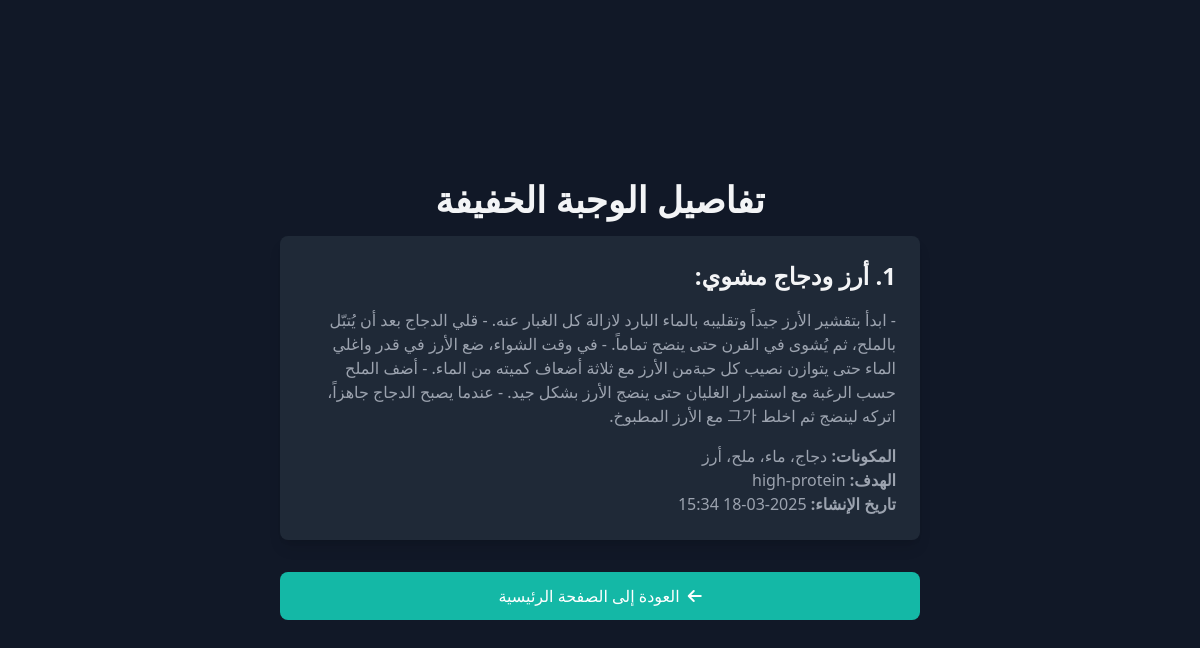
/snack/315, run on the app's committed database.
### app.py (models this page shows, shortened)
class Snack(db.Model):
    id = db.Column(db.Integer, primary_key=True)
    ingredients = db.Column(db.String(500), nullable=False)
    goal = db.Column(db.String(200), nullable=True)
    name = db.Column(db.String(200), nullable=False)
    description = db.Column(db.String(500), nullable=False)
    created_at = db.Column(db.DateTime, default=datetime.utcnow)

### app.py (the view)
@app.route("/snack/<int:snack_id>")
def snack_details(snack_id):
    snack = Snack.query.get_or_404(snack_id)
    return render_template("snack_details.html", snack=snack)

### templates/snack_details.html (shortened to what this page needs)
<!DOCTYPE html>
<html lang="ar" dir="rtl">
<head>
  <script src="https://cdn.tailwindcss.com"></script>
  <link rel="stylesheet" href="https://cdnjs.cloudflare.com/ajax/libs/font-awesome/6.0.0/css/all.min.css">
</head>
<body class="bg-gray-900 text-gray-100 flex items-center justify-center min-h-screen">
  <div class="max-w-2xl w-full px-4">
    <h1 class="text-4xl font-bold text-center mb-4">تفاصيل الوجبة الخفيفة</h1>
    <div class="bg-gray-800 p-6 rounded-lg shadow-lg">
      <h2 class="text-2xl font-semibold mb-4">{{ snack.name }}</h2>
      <p class="text-gray-400 mb-4">{{ snack.description }}</p>
      <ul class="text-gray-400">
        <li><strong>المكونات:</strong> {{ snack.ingredients }}</li>
        <li><strong>الهدف:</strong> {{ snack.goal or "غير محدد" }}</li>
        <li><strong>تاريخ الإنشاء:</strong> {{ snack.created_at.strftime('%Y-%m-%d %H:%M') }}</li>
      </ul>
    </div>
    <div class="mt-8 text-center">
      <a
        href="{{ url_for('index') }}"
        class="px-6 py-3 bg-teal-500 text-white rounded-lg hover:bg-teal-600 focus:outline-none focus:ring-2 focus:ring-teal-500 focus:ring-offset-2 transition-all flex items-center justify-center"
      >
        <i class="fas fa-arrow-left ml-2"></i>
        العودة إلى الصفحة الرئيسية
      </a>
    </div>
  </div>
</body>
</html>

### data on the page
Snack: name "1. أرز ودجاج مشوي:", description "- ابدأ بتقشير الأرز جيداً وتقليبه بالماء البارد لازالة كل الغبار عنه. - قلي الدجاج بعد أن يُتبّل بالملح، ثم يُشوى في الفرن حتى ينضج تماماً. - في وقت الشواء، ضع الأرز في قدر واغلي الماء حتى يتوازن نصيب كل حبةمن الأرز مع ثلاثة أضعاف كميته من الماء. - أضف الملح حسب الرغبة مع استمرار الغليان حتى ينضج الأرز بشكل جيد. - عندما يصبح الدجاج جاهزاً، اتركه لينضج ثم اخلط 그가 مع الأرز المطبوخ.", ingredients "دجاج، ماء، ملح، أرز", goal "high-protein", created_at "2025-03-18 15:34"
